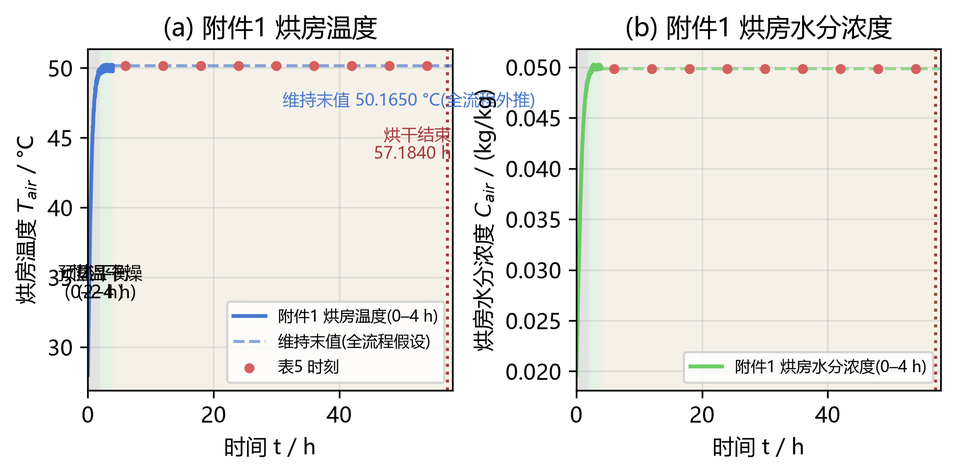
#> input picture CUMCM/pre_verify_2026/A/03-pic/fig01_chamber.png, 956 x 475 px, shrunk from 1876 x 932 before the run; its folder holds 4 pictures in this run
$ python check_pngs.py
#> lines starting #> are read from the running program, lines starting #| are printed output that depends on the picture
# -*- coding: utf-8 -*-
"""03-pic PNG 抽检工具: 尺寸 + 灰度极差检查(排除空白图)。"""
import glob
from PIL import Image
for f in sorted(glob.glob(r'D:\CUMCM\A\03-pic\*.png')):
    im = Image.open(f).convert('L')
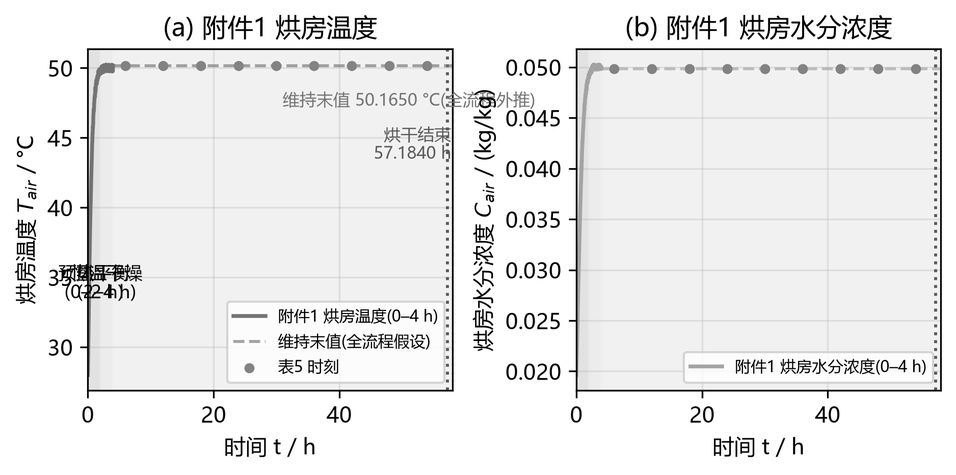
#> im: PIL image 956x475 L; min 0, max 255, mean 234.9
    lo, hi = im.getextrema()
#> lo = 0; hi = 255
    print(f'{f.split(chr(92))[-1]:26s} {im.size[0]}x{im.size[1]}  灰度范围 {lo}-{hi} '
          f'{"OK" if hi - lo > 30 else "疑似空白!"}')
#| CUMCM/pre_verify_2026/A/03-pic/fig01_chamber.png 956x475  灰度范围 0-255 OK
#> pass 2 of the loop `for f in sorted(glob.glob(r'D:\CUMCM\A\03-pic\*.png')):`:
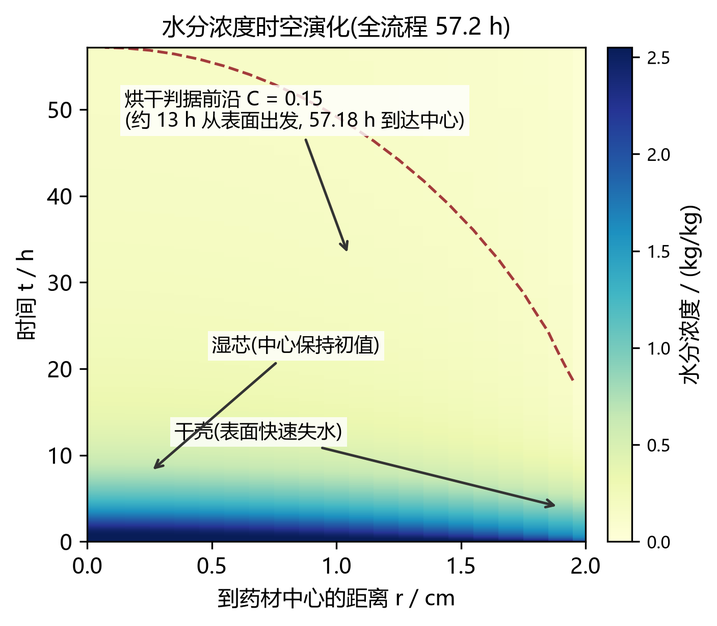
#> input picture CUMCM/pre_verify_2026/A/03-pic/fig02_moist_map.png, 717 x 626 px, shrunk from 1407 x 1229 before the run
#> `im = Image.open(f).convert('L')`:
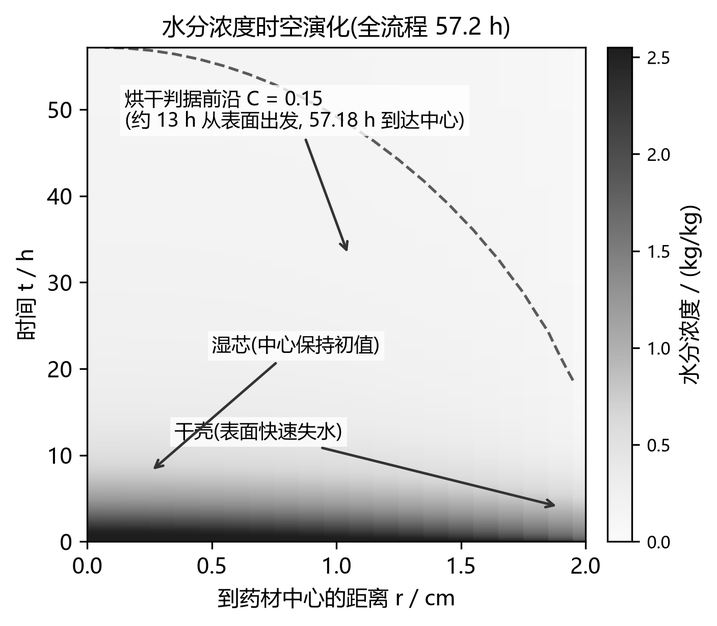
#> im: PIL image 717x626 L; min 0, max 255, mean 227.5
#| CUMCM/pre_verify_2026/A/03-pic/fig02_moist_map.png 717x626  灰度范围 0-255 OK
#> pass 3 of the loop `for f in sorted(glob.glob(r'D:\CUMCM\A\03-pic\*.png')):`:
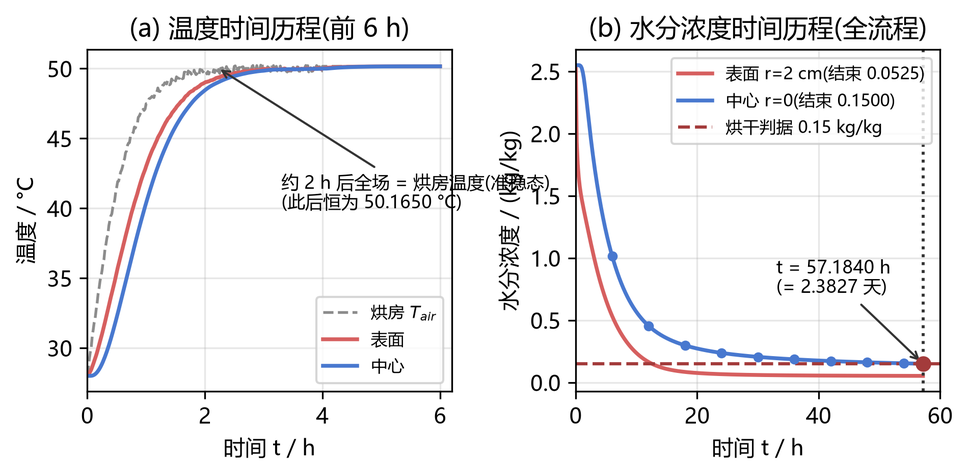
#> input picture CUMCM/pre_verify_2026/A/03-pic/fig03_drying_curve.png, 968 x 476 px, shrunk from 1900 x 933 before the run
#> `im = Image.open(f).convert('L')`:
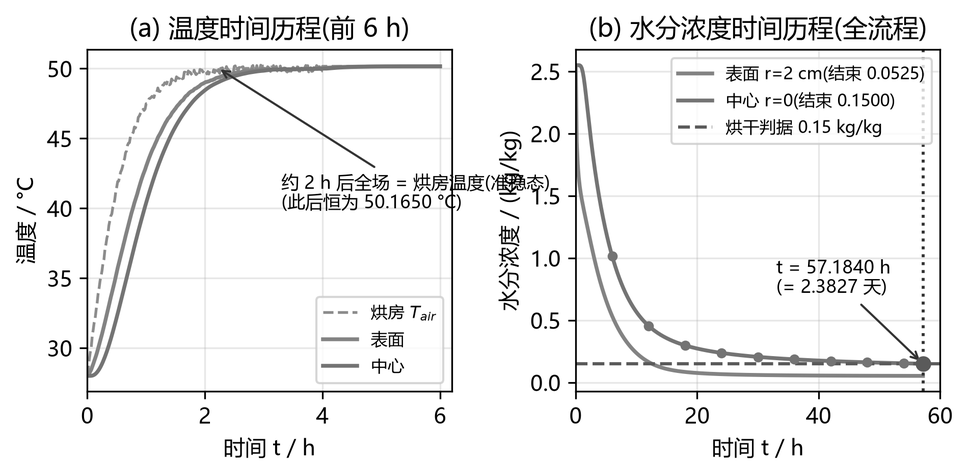
#> im: PIL image 968x476 L; min 0, max 255, mean 239.8
#| CUMCM/pre_verify_2026/A/03-pic/fig03_drying_curve.png 968x476  灰度范围 0-255 OK
#> the loop made 4 passes; the first 3 are shown
